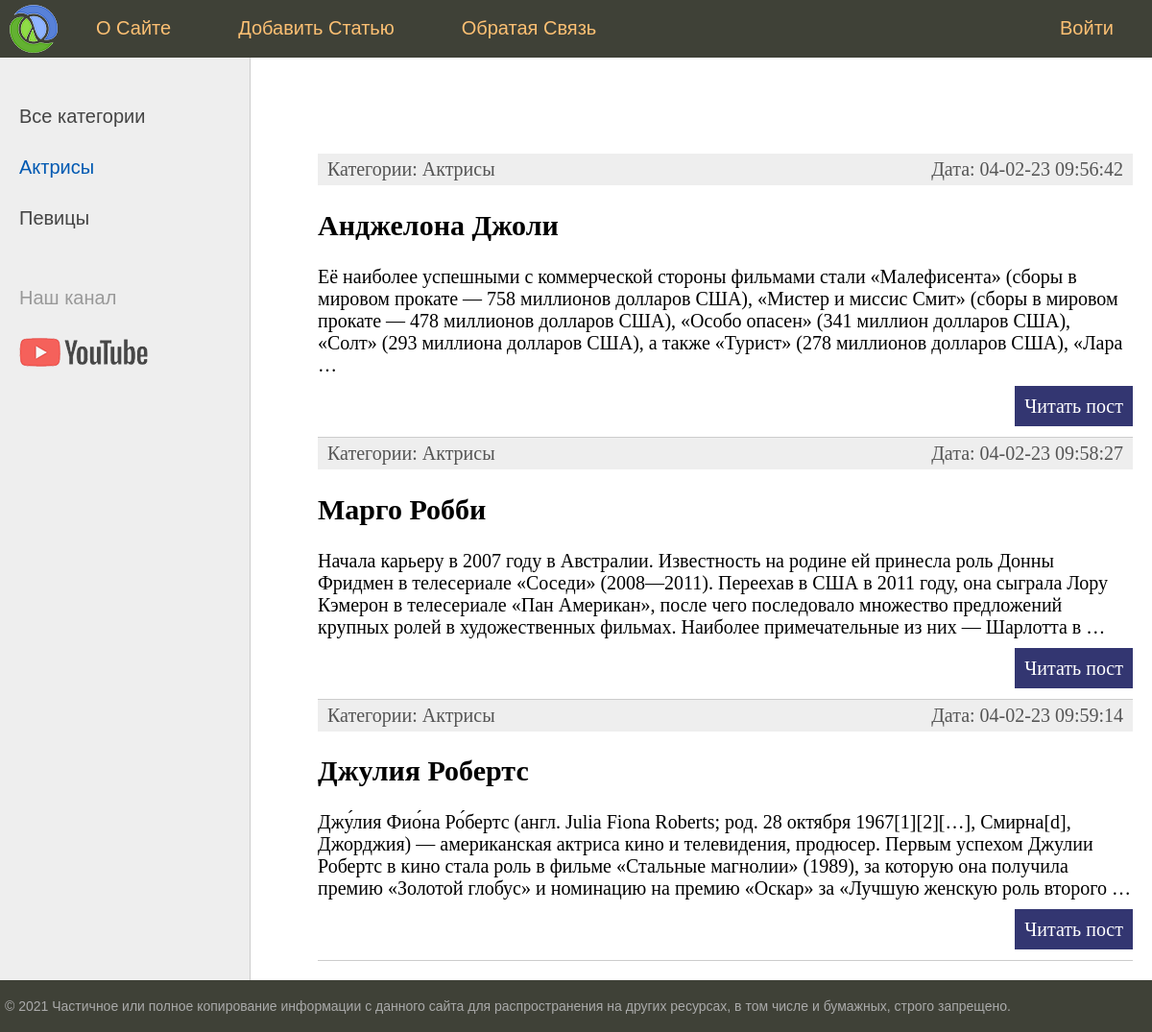
Page /category/1 on the committed database.
### women/models.py (models this page shows, shortened)
class Category(models.Model):
    name = models.CharField(max_length=100, db_index=True, verbose_name='Категория')
    def __str__(self) -> str:
        return self.name
    def get_absolute_url(self):
        return reverse('category', kwargs={'cat_id': self.pk})
    class Meta:
        verbose_name = "Категории"
        verbose_name_plural = "Категории"

class Women(models.Model):
    title = models.CharField(max_length=255, verbose_name='Заголовок')
    content = models.TextField(blank=True, verbose_name='Текст Статьи')
    photo = models.ImageField(upload_to="photos/%Y/%m/%d", verbose_name='Фото')
    time_create = models.DateTimeField(auto_now_add=True, verbose_name='Время создания')
    time_update = models.DateTimeField(auto_now=True, verbose_name='Время изменения')
    is_published = models.BooleanField(default=True, verbose_name='Публикация')
    cat = models.ForeignKey('Category', on_delete=models.PROTECT, null=True, verbose_name='Категория')
    def get_absolute_url(self):
        return reverse('post', kwargs={'post_id': self.pk})
    class Meta:
        verbose_name = 'Известные женщины'
        verbose_name_plural = 'Известные женщины'
        ordering = ['time_create', 'title']

### women/views.py (the view)
# urls.py: path('category/<int:cat_id>', show_category, name='category')
def show_category(request, cat_id):
    posts = Women.objects.filter(cat_id=cat_id)
    cats = Category.objects.all()
    if len(posts) == 0:
        raise Http404()
    context = {
        'posts': posts,
        'cats': cats,
        'menu': menu,
        'title': "Отображение по рубриками",
        'cat_selected': cat_id
    }
    return render(request, 'women/index.html', context=context)

### women/templates/women/index.html (shortened to what this page needs)
{%  extends 'women/base.html' %}
{% block content  %}
    <ul class="list-articles">
        {% for p in posts %}
        <li>
            <div class="article-panel">
                <p class="first">Категории: {{ p.cat }}</p>
                <p class="last">Дата: {{ p.time_update|date:"d-m-y H:i:s" }}</p>
            </div>
            <h2>{{ p.title }}</h2>
            {% autoescape on %}
            {{ p.content|linebreaks|truncatewords:50 }}
            {% endautoescape %}
            <p class="link-read-post"><a href="{{ p.get_absolute_url}}">Читать пост</a></p>
        </li>
        {% endfor %}
    </ul>
{% endblock %}

### women/templates/women/base.html (shortened to what this page needs)
{% load static %}
<!DOCTYPE html>
<html>
  <head>
    <link
      type="text/css"
      href="{% static 'women/css/styles.css' %}"
      rel="stylesheet"
    />
  </head>
  <body>
    <table class="table-page" border="0" cellpadding="0" cellspacing="0">
      <tr>
        <td valign="top">
          {% block mainmenu %}
          <div class="header">
            <ul id="mainmenu" class="mainmenu">
              <li class="logo">
                <a href="{% url 'home' %}"><div class="logo"></div></a>
              </li>
              {% for m in menu %} {% if not forloop.last %}
              <li><a href="{% url m.url_name %}">{{m.title}}</a></li>
              {% else %}
              <li class="last"><a href="#">{{m.title}}</a></li>
              {% endif %} {% endfor %}
            </ul>
          </div>
          {% endblock mainmenu %}
          <table
            class="table-content"
            border="0"
            cellpadding="0"
            cellspacing="0"
          >
            <tr>
              <td valign="top" class="left-chapters">
                <ul id="leftchapters">
				{% if cat_selected == 0 %}
					<li class="selected">Все категории</li>
				{% else %}
					<li><a href="{% url 'home' %}">Все категории</a></li>
				{% endif %}
				{% for c in cats %}
					{% if c.pk == cat_selected %}
						<li class="selected">{{ c.name }}</li>
					{% else %}
						<li><a href="{{ c.get_absolute_url }}">{{ c.name }}</a></li>
					{% endif %}
				{% endfor %}
                  <li class="share">
                    <p>Наш канал</p>
                    <a
                      class="share-yt"
                      href="https://www.youtube.com/channel/UClJzWfGWuGJL2t-3dYKcHTA/playlists"
                      target="_blank"
                      rel="nofollow"
                    ></a>
                  </li>
                </ul>
              </td>
              <td valign="top" class="content">
                <div class="content-text">
                  {% block content %} {% endblock %}
                </div>
              </td>
            </tr>
          </table>
        </td>
      </tr>
      <tr>
        <td valign="top">
          <div id="footer">
            <p>
              &copy; 2021 Частичное или полное копирование информации с данного
              сайта для распространения на других ресурсах, в том числе и
              бумажных, строго запрещено.
            </p>
          </div>
        </td>
      </tr>
    </table>
  </body>
</html>

### women/static/women/css/styles.css (style rules this page uses)
html, body { font-family: 'Arial'; margin: 0; padding: 0; height: 100%; width: 100%; color: #444; }
a { color: #0059b2; text-decoration: none; }
p.link-read-post { text-align: right; }
p.link-read-post a { padding: 10px; min-width: 100px; background: #333671; color: #fff; text-decoration: none; }
div.article-panel { background: #eee; padding: 5px 10px 5px 10px; box-sizing: border-box; overflow: hidden; color: #555; }
div.article-panel p.first { margin: 0; float: left; }
div.article-panel p.last { margin: 0; float: right; }
ul.list-articles { list-style: none; margin: 0; padding: 0; }
ul.list-articles li { border-bottom: 1px solid #ccc; }
.table-page { width: 100%; height: 100%; vertical-align: top; }
.table-page tr { height: 100%; }
.header { background: #3F4137; height: 60px; }
.logo { background: url('../images/logo.png') no-repeat 10px 5px; width: 70px; height: 60px; }
ul.mainmenu { list-style: none; margin: 0; padding: 0; height: 60px; color: #fdc073; font-size: 20px; overflow: hidden; }
ul.mainmenu li { float: left; margin: 18px 40px 0 30px; }
ul.mainmenu li.logo { margin: 0; }
ul.mainmenu li.last { float: right; }
ul.mainmenu li a { color: #fdc073; text-decoration: none; }
.table-content { width: 100%; min-height: 100%; height: 100%; }
.left-chapters { margin: 0; background: #eee; border-right: 1px solid #ccc; min-height: 100%; }
.left-chapters ul { width: 230px; min-height: 100%; margin: 0; padding: 20px 10px 10px 20px; list-style: none; font-size: 20px; }
.left-chapters ul li { margin: 30px 0 0 0; color: #999; }
.left-chapters ul li.selected { color: #0059b2; }
.left-chapters ul li a { color: #444; text-decoration: none; }
.left-chapters ul li.share { margin: 60px 0 0 0; }
.left-chapters ul li.share p { margin: 30px 0 30px 0; }
.left-chapters ul li.share a { display: inline-block; width: 40px; height: 40px; margin: 0 20px 0 0; }
.left-chapters ul li.share a.share-yt { width: 100%; height: 30px; background: url('../images/share_yt.png') no-repeat 0 0 }
.content { padding: 40px 20px 20px 40px; width: 100%; box-sizing: border-box; }
.content-text { margin: 60px 0 0 30px; color: #000; font-size: 20px; font-family: Yandex Sans Display Light; }
#footer { box-sizing: border-box; background: #3F4137; padding: 5px; color: #aaa; font-size: 14px; font-family: Verdana, Geneva, Arial, Helvetica; text-align: left; overflow: hidden; }

### rows in the picture
Category: name "Актрисы"
Category: name "Певицы"
Women: cat "Актрисы", time_update "04-02-23 09:56:42", title "Анджелона Джоли", content "Её наиболее успешными с коммерческой стороны фильмами стали «Малефисента» (сборы в мировом прокате — 758 миллионов долларов США), «Мистер и миссис Смит» (сборы в мировом прокате — 478 миллионов долларов США), «Особо опасен» (341 миллион долларов США), «Солт» (293 миллиона долларов США), а также «Турист» (278 миллионов долларов США), «Лара …"
Women: cat "Актрисы", time_update "04-02-23 09:58:27", title "Марго Робби", content "Начала карьеру в 2007 году в Австралии. Известность на родине ей принесла роль Донны Фридмен в телесериале «Соседи» (2008—2011). Переехав в США в 2011 году, она сыграла Лору Кэмерон в телесериале «Пан Американ», после чего последовало множество предложений крупных ролей в художественных фильмах. Наиболее примечательные из них — Шарлотта в …"
Women: cat "Актрисы", time_update "04-02-23 09:59:14", title "Джулия Робертс", content "Джу́лия Фио́на Ро́бертс (англ. Julia Fiona Roberts; род. 28 октября 1967[1][2][…], Смирна[d], Джорджия) — американская актриса кино и телевидения, продюсер. Первым успехом Джулии Робертс в кино стала роль в фильме «Стальные магнолии» (1989), за которую она получила премию «Золотой глобус» и номинацию на премию «Оскар» за «Лучшую женскую роль второго …"

### other values in the picture
{{ m.title }} "О Сайте" "Добавить Статью" "Обратая Связь"
{{ m.title }} "Войти"
